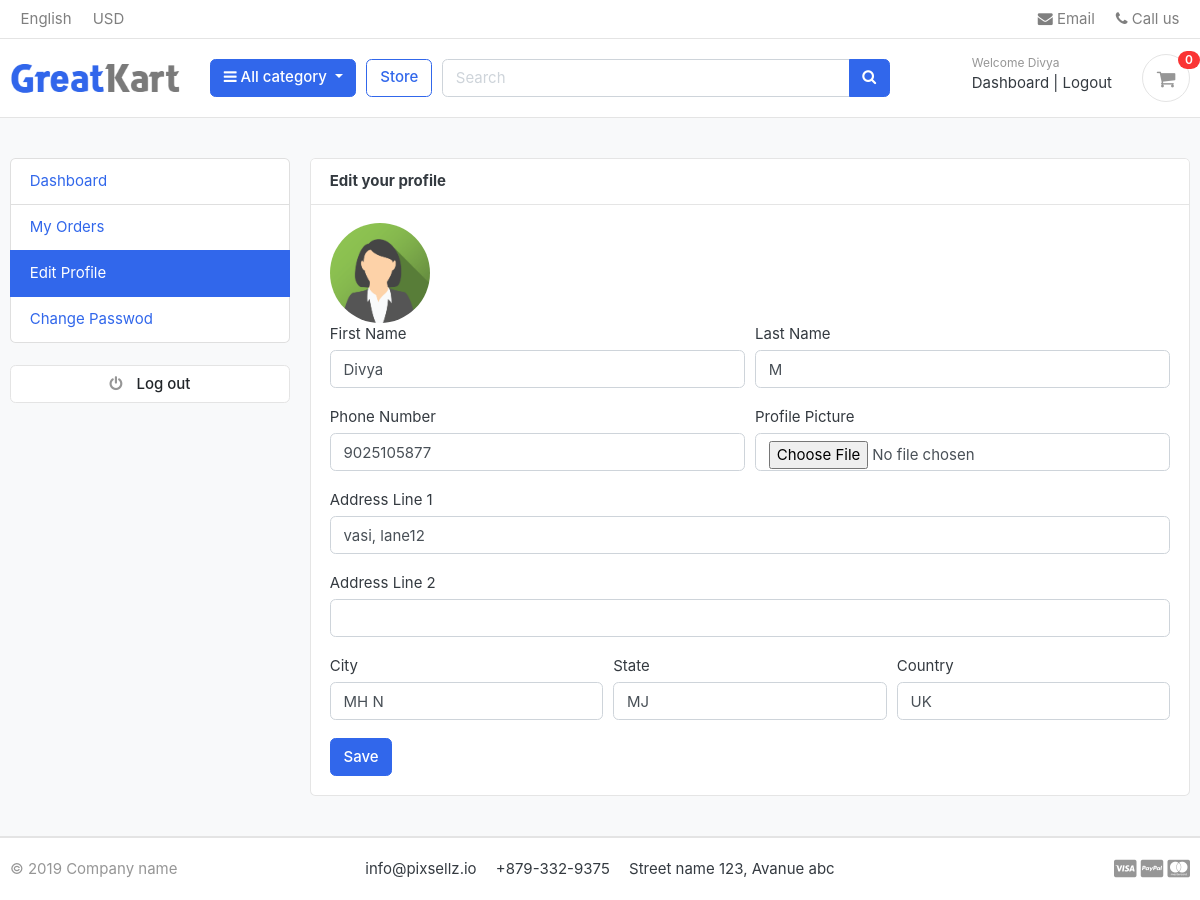
/accounts/edit_profile/ (signed in), run on the app's committed database.
### accounts/models.py (models this page shows, shortened)
class Account(AbstractUser):
    first_name = models.CharField(max_length=50)
    last_name = models.CharField(max_length=50)
    username = models.CharField(max_length=50,unique=True)
    email = models.CharField(max_length=100,unique=True )
    phone_number = models.CharField(max_length=50)
    date_joined = models.DateTimeField(auto_now_add=True)
    last_login = models.DateTimeField(auto_now_add=True)
    is_admin = models.BooleanField(default = False)
    is_staff = models.BooleanField(default = False)
    is_active = models.BooleanField(default = True)
    is_superadmin = models.BooleanField(default = False)
    USERNAME_FIELD = 'email'
    REQUIRED_FIELDS = ['username','first_name','last_name']
    objects = MyAccountManager()
    class Meta:
        verbose_name = 'Account'
        verbose_name_plural = 'Accounts'

class  UserProfile(models.Model):
    user = models.OneToOneField(Account,on_delete=models.CASCADE)
    address_line_1 = models.CharField(blank=True,max_length=100)
    address_line_2= models.CharField(blank=True,max_length=100)
    profile_picture = models.ImageField(blank=True, null=True, upload_to='userprofile')
    city = models.CharField(blank=True,max_length=20)
    state=models.CharField(blank=True,max_length=20)
    country = models.CharField(blank=True,max_length=20)

### accounts/views.py (the view)
# urls.py: path('edit_profile/',views.edit_profile, name ='edit_profile'),
@login_required(login_url='login')
def edit_profile(request):
    userprofile, created = UserProfile.objects.get_or_create(user=request.user)
    if request.method=='POST':
        user_form = UserForm(request.POST,instance=request.user)
        profile_form =UserProfileForm(request.POST, request.FILES,instance=userprofile)
        if user_form.is_valid() and profile_form.is_valid():
            user_form.save()
            profile_form.save()
            messages.success(request,'Your profile has been updated')
            return redirect('edit_profile')
    else:
        user_form = UserForm(instance=request.user)
        profile_form = UserProfileForm(instance=userprofile)
    context={
        'user_form':user_form,
        'profile_form':profile_form,
        'userprofile':userprofile,
    }
    return render (request,'accounts/edit_profile.html',context)

### accounts/forms.py
class UserForm(forms.ModelForm):
    class Meta:
        model = Account
        fields = ['first_name','last_name','phone_number']
    def __init__(self,*args,**kargs):
        super(UserForm,self).__init__(*args,**kargs)
        for field in self.fields:
            self.fields[field].widget.attrs['class'] ='form-control'

class UserProfileForm(forms.ModelForm):
    profile_picture=forms.ImageField(required=False,error_messages={'invalid':("Image files only")},widget =forms.FileInput)
    class Meta:
        model = UserProfile
        fields= ['address_line_1','address_line_2','city','state','country','profile_picture']
    def __init__(self,*args,**kargs):
        super(UserProfileForm,self).__init__(*args,**kargs)
        for field in self.fields:
            self.fields[field].widget.attrs['class'] ='form-control'

### carts/context_processors.py (called while the page is built)
def counter(request):
    cart_count = 0
    if 'admin' in request.path:
        return {}
    else:
        try:
            cart = Cart.objects.filter(cart_id=_cart_id(request))
            if request.user.is_authenticated:
                cart_items=CartItem.objects.all().filter(user= request.user)
            else:
                cart_items = CartItem.objects.all().filter(cart = cart[:1]) # get the cart items using the cart
            for cart_item in cart_items:
                cart_count += cart_item.quantity
        except Cart.DoesNotExist:
            cart_count = 0
    return dict(cart_count=cart_count)

### carts/views.py (called while the page is built)
def _cart_id(request):
    cart = request.session.session_key
    if not cart:
        cart = request.session.create()
    return cart

### category/context_processors.py (called while the page is built)
def menu_links(request):
    links = Category.objects.all()
    return dict(links =links)

### category/models.py (called while the page is built)
    def get_url(self):
            return reverse('products_by_category',args=[self.slug])

### templates/accounts/edit_profile.html (shortened to what this page needs)
{% extends 'base.html' %}
{% block content %}
<section class="section-conten padding-y bg">
<div class="container">
	<div class="row">
	{% include 'includes/dashboard_sidebar.html' %}
	<main class="col-md-9">
		<article class="card">
		<header class="card-header">
			<strong class="d-inline-block mr-3">Edit your profile</strong>
		</header>
		<div class="card-body">
			<div>
        <img src="{{userprofile.profile_picture.url}}" alt="Profile Picture" width="100" style="border-radius: 50px;">
</div>
			<div class="row">
				<div class="col-md-12">
			        <form action="{% url 'edit_profile' %}" method="POST" enctype="multipart/form-data">
						<div class="form-row">
							<div class="form-group col-md-6">
								<label >First Name</label>
								{{user_form.first_name}}
							</div>
							<div class="form-group col-md-6">
								<label >Last Name</label>
								{{user_form.last_name}}
							</div>
						</div>
						<div class="form-row">
							<div class="form-group col-md-6">
								<label >Phone Number</label>
								{{user_form.phone_number}}
							</div>
							<div class="form-group col-md-6">
								<label >Profile Picture</label>
								{{profile_form.profile_picture}}
							</div>
						</div>
						<div class="form-group">
							<label >Address Line 1</label>
							{{profile_form.address_line_1}}
						</div>
						<div class="form-group">
							<label >Address Line 2</label>
							{{profile_form.address_line_2}}
						</div>
						<div class="form-row">
							<div class="form-group col-md-4">
								<label >City</label>
								{{profile_form.city}}
							</div>
							<div class="form-group col-md-4">
								<label >State</label>
								{{profile_form.state}}
							</div>
							<div class="form-group col-md-4">
								<label >Country</label>
								{{profile_form.country}}
							</div>
						</div>
						<input type="submit" value="Save" class="btn btn-primary">
					</form>
				</div>
			</div>
		</div>
		</article>
	</main>
</div>
</div>
</section>
{% endblock %}

### templates/includes/navbar.html (shortened to what this page needs)
{%load static%}
<header class="section-header">
<nav class="navbar p-md-0 navbar-expand-sm navbar-light border-bottom">
<div class="container">
  <div class="collapse navbar-collapse" id="navbarTop4">
    <ul class="navbar-nav mr-auto">
    	<li class="nav-item dropdown">
		 	<a href="#" class="nav-link">   English </a>
		</li>
		<li class="nav-item dropdown">
			<a href="#" class="nav-link"> USD </a>
		</li>
    </ul>
    <ul class="navbar-nav">
		<li><a href="#" class="nav-link"> <i class="fa fa-envelope"></i> Email </a></li>
		<li><a href="#" class="nav-link"> <i class="fa fa-phone"></i> Call us </a></li>
	</ul>
  </div>
</div>
</nav>
<section class="header-main border-bottom">
	<div class="container">
<div class="row align-items-center">
	<div class="col-lg-2 col-md-3 col-6">
		<a href="{%url 'home' %}" class="brand-wrap">
			<img class="logo" src="{%static 'images/logo.png'%}">
		</a>
	</div>
	<div class="col-lg col-sm col-md col-6 flex-grow-0">
		<div class="category-wrap dropdown d-inline-block float-right">
			<button type="button" class="btn btn-primary dropdown-toggle" data-toggle="dropdown">
				<i class="fa fa-bars"></i> All category
			</button>
		</div>
	</div>
	<a href="{%url 'store' %}" class="btn btn-outline-primary">Store</a>
	<div class="col-lg  col-md-6 col-sm-12 col">
		<form action="{%url 'search' %}" class="search"method ="GET">
			<div class="input-group w-100">
			    <input type="text" class="form-control" style="width:60%;" placeholder="Search" name="keyword">
			    <div class="input-group-append">
			      <button class="btn btn-primary" type="submit">
			        <i class="fa fa-search"></i>
			      </button>
			    </div>
		    </div>
		</form>
	</div>
	<div class="col-lg-3 col-sm-6 col-8 order-2 order-lg-3">
				<div class="d-flex justify-content-end mb-3 mb-lg-0">
					{% if user.id is  None %}
					<div class="widget-header">
						<small class="title text-muted">Welcome guest!</small>
						<div>
							<a href="{% url 'login' %}">Sign in</a> <span class="dark-transp"> | </span>
							<a href="{% url 'register' %}"> Register</a>
						</div>
					</div>
					{% else %}
					<div class="widget-header">
						<small class="title text-muted">Welcome {{ user.first_name }}</small>
						<div>
							<a href="{% url 'dashboard' %}">Dashboard</a> <span class="dark-transp"> | </span>
							<a href="{% url 'logout' %}">Logout</a>
						</div>
					</div>
					{% endif %}
					<a href="{% url 'cart' %}" class="widget-header pl-3 ml-3">
						<div class="icon icon-sm rounded-circle border"><i class="fa fa-shopping-cart"></i></div>
						<span class="badge badge-pill badge-danger notify">{{ cart_count }}</span>
					</a>
				</div>
			</div>
</div>
	</div>
</section>
</header>

### greatkart/static/css/ui.css (style rules this page uses)
html { font-family: "Inter", sans-serif; font-size: 15px; }
.icon-xs, .icon-sm, .icon-md, .icon-lg { display: inline-block; text-align: center; flex-shrink: 0; flex-grow: 0; }
.icon-sm { width: 48px; height: 48px; line-height: 48px !important; font-size: 20px; }
.padding-y { padding-top: 40px; padding-bottom: 40px; }
article:after, .form-group:after { display: block; clear: both; content: ""; }
.bg { background-color: #f8f9fa; }
.header-main { position: relative; padding-top: 1rem; padding-bottom: 1rem; }
.brand-wrap .logo, .navbar-brand .logo { margin-right: 7px; max-height: 42px; display: inline-block; }
.widget-header { display: inline-block; vertical-align: middle; position: relative; }
.widget-header a { color: #343a40; }
.widget-header i { color: #969696; }
.widget-header .title { display: block; }
.widget-header .notify { position: absolute; top: -3px; right: -10px; }
.notify { position: absolute; top: -4px; right: -10px; display: inline-block; padding: 0.25em 0.6em; font-size: 12px; line-height: 1; text-align: center; border-radius: 3rem; color: #fff; background-color: #fa3434; }

### data on the page
Account: first_name "Divya", last_name "M", phone_number "9025105877"
UserProfile: profile_picture (picture), address_line_1 "vasi, lane12", city "MH N", state "MJ", country "UK"

### other printed values
{{ cart_count }} "0"
